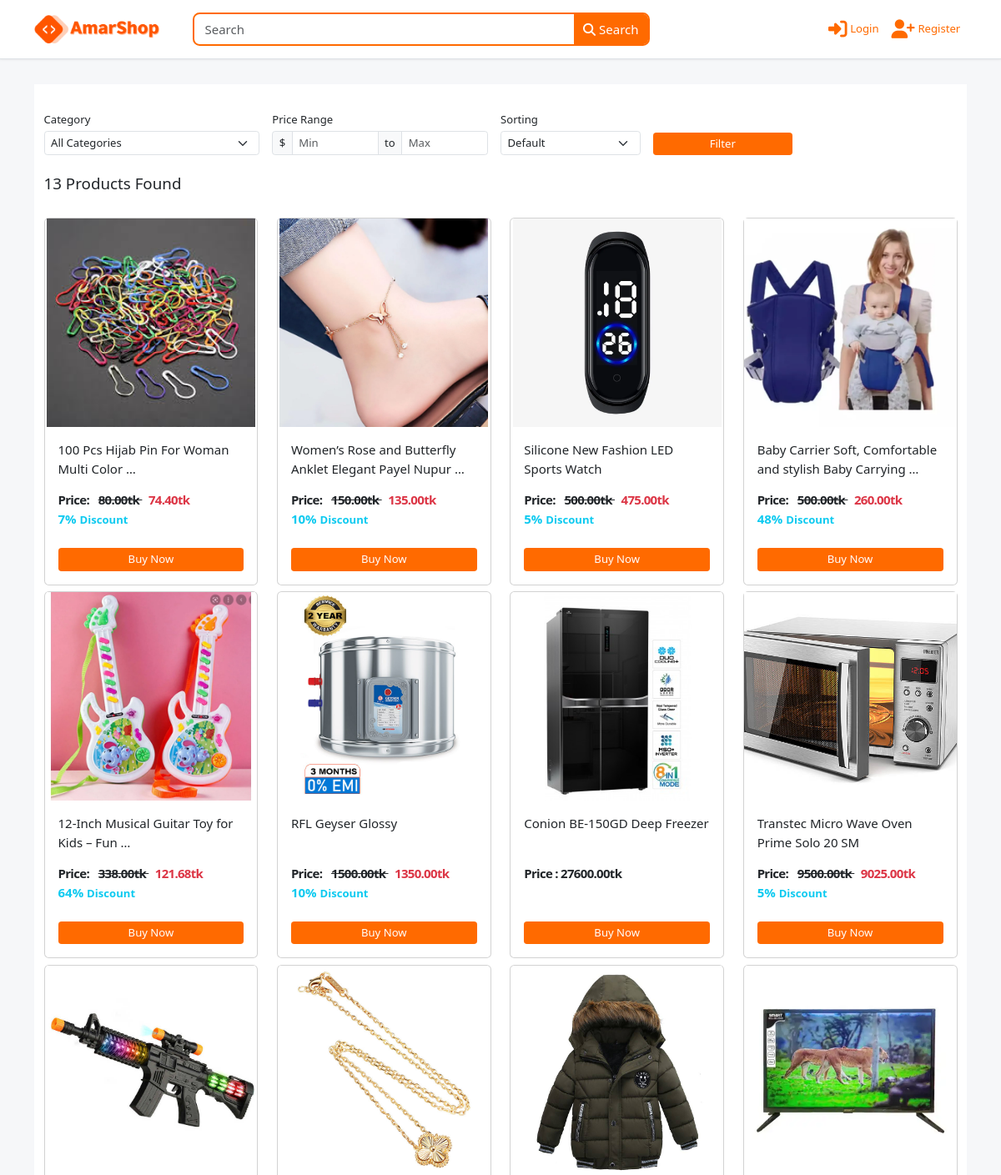
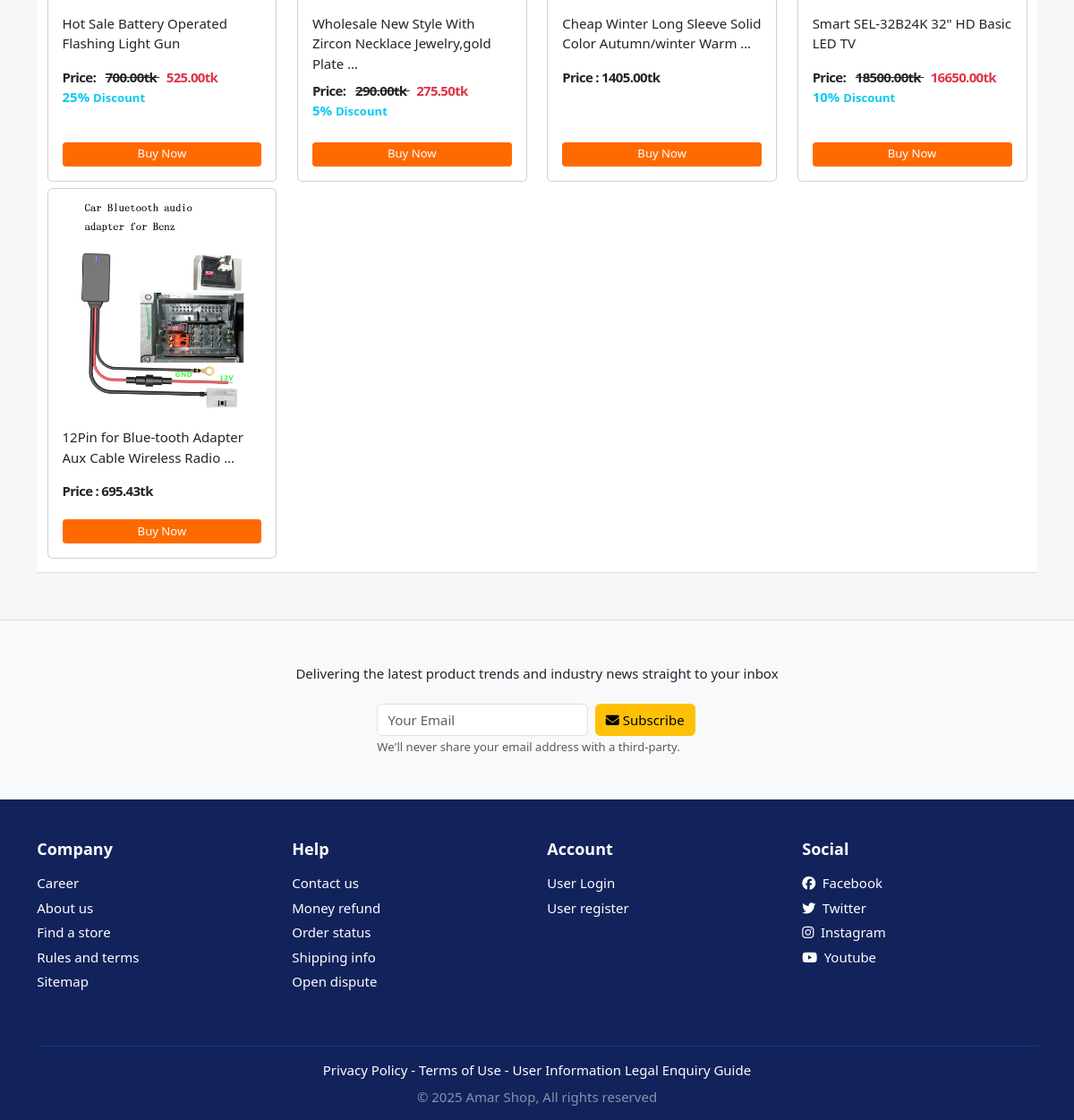
The page /all_products/ on the database its author committed (2 pictures, top to bottom).
### shop/models.py (models this page shows, shortened)
class Product(models.Model):
    category = models.ForeignKey(Category,on_delete=models.CASCADE,related_name="products")
    name = models.CharField(max_length=200)
    slug = models.SlugField(unique=True,max_length=200)
    description = models.TextField(blank=True)
    price = models.DecimalField(max_digits=10,decimal_places=2)
    discount_percentage = models.PositiveIntegerField(default=0,validators=[MaxValueValidator(100)])
    stock  = models.PositiveIntegerField(default=1)
    available = models.BooleanField(default=True)
    unit = models.CharField(blank=True,max_length=50)
    rating = models.FloatField(default=0,validators=[MinValueValidator(0),MaxValueValidator(5)])
    specification = RichTextField(blank=True,null=True)
    created_at = models.DateTimeField(auto_now_add=True)
    updated_at = models.DateTimeField(auto_now=True)
    class Meta:
        verbose_name = "Product"
        verbose_name_plural = "Products"
        ordering = ['-created_at']
    def discounted_price(self):
        now = timezone.now()
        flash_sale = self.flash_sales.filter(
            is_active=True,
            start_time__lte=now,
            end_time__gte=now
        ).order_by('-discount_percentage').first()
        if flash_sale:
            discount = Decimal(1) - Decimal(flash_sale.discount_percentage) / Decimal(100)
            return round(self.price * discount,2)
        if self.discount_percentage:
            discount = Decimal(1) - Decimal(self.discount_percentage) / Decimal(100)
            return round(self.price * discount,2)
        return round(self.price,2)

class ProductImage(models.Model):
    product = models.ForeignKey(Product,on_delete=models.CASCADE,related_name="images")
    image = models.ImageField(upload_to="products/")
    class Meta:
        verbose_name = "Product Image"
        verbose_name_plural = "Product Images"

### shop/views.py (the view)
# urls.py: path("all_products/",views.all_products,name="all_products"),
def all_products(request,category_wase=None):
    products = Product.objects.select_related('category').filter(
        available=True,
        category__is_available=True
    )
    if category_wase:
        products = Product.objects.select_related('category').filter(category__slug=category_wase)
    price_min = request.GET.get('price_min')
    price_max = request.GET.get('price_max')
    sort_by = request.GET.get('sort_by')
    category = request.GET.get('category')
    if category:
        if category != "all":
            products = Product.objects.select_related('category').filter(category__slug=category)
    if price_min:
        products = products.filter(price__gte=price_min)
    if price_max:
        products = products.filter(price__lte=price_max)
    if sort_by == 'low_to_high':
        products = products.order_by('price')
    elif sort_by == 'high_to_low':
        products = products.order_by('-price')
    elif sort_by == 'new_arrivals':
        products = products.order_by('-created_at')
    else:
        products = products.order_by('-created_at')
    categories = Category.objects.all().filter(is_available=True)
    context = {
        "products":products,
        'categories':categories,
    }
    return render(request,"shop/product_list.html",context)

### cart/context_processors.py (called while the page is built)
def cart_item_count(request):
    count = 0
    if request.user.is_authenticated:
        count = CartItem.objects.filter(user=request.user).count()
    return {'cart_item_count': count}

### templates/shop/product_list.html (shortened to what this page needs)
{% extends "base.html" %}
{% block content %}
<section class="section-content padding-y">
<div class="container">
<div class="container-fluid bg-white py-3 mb-4 border-bottom">
  <div class="row g-3 align-items-center">
    <form method="GET" class="row g-3 align-items-center mb-4">
    <div class="col-md-3">
      <label class="form-label small mb-1">Category</label>
      <select name="category" class="form-select form-select-sm">
        <option value="all">All Categories</option>
      </select>
    </div>
    <div class="col-md-3">
      <label class="form-label small mb-1">Price Range</label>
      <div class="input-group input-group-sm">
        <span class="input-group-text">$</span>
        <input type="number" name="price_min" class="form-control" placeholder="Min" min="0" value="{{ request.GET.price_min }}">
        <span class="input-group-text">to</span>
        <input type="number" name="price_max" class="form-control" placeholder="Max" value="{{ request.GET.price_max }}">
      </div>
    </div>
    <div class="col-md-2">
      <label class="form-label small mb-1">Sorting</label>
      <select name="sort_by" class="form-select form-select-sm">
        <option value="">Default</option>
      </select>
    </div>
    <div class="col-md-2 align-self-end">
        <button type="submit" class="btn btn-secondary btn-sm w-100 border-0">
             Filter
        </button>
    </div>
</form>
  </div>
<div class="d-flex flex-column flex-md-row justify-content-between align-items-md-center mb-4">
    <div class="mb-3 mb-md-0">
      {% if products.count %}
        <h5 class="mb-0">{{products.count}} Products Found</h5>
      {% else %}
        <h5 class="mb-0">No Products Found</h5>
      {% endif %}
    </div>
</div>
<div class="row">
    {% for product in products  %}
<div class="col-md-3 mt-2">
    <figure class="card card-product-grid h-100 d-flex flex-column">
        <div class="img-wrap">
            <img src="{{ product.images.first.image.url }}" class="img-fluid">
        </div>
        <figcaption class="info-wrap flex-grow-1 d-flex flex-column">
            <a href="{% url "product_details" product.slug %}" class="title mb-2 d-block text-decoration-none fw-medium" style="min-height: 3.5rem; overflow: hidden;">
                {{ product.name|truncatewords:8 }}
            </a>
            <div class="price-wrap fw-bold">
                {% if product.discount_percentage %}
                    <div class="">
                        Price:
                        <del><span class="price  mx-2"> {{product.price}}tk </span> </del>
                        <span class="price text-danger">{{product.discounted_price}}tk</span>
                    </div>
                {% else %}
                 <span class="price">Price : {{product.price}}tk</span>
                {% endif %}
            </div>
            {% if product.discount_percentage > 0 %}
            <p class="mb-1 text-info fw-bold">{{product.discount_percentage}}% <small> Discount</small></p>
            {% endif %}
            <div class="mt-auto">
                <a href="{% url "product_details" product.slug %}" class="btn btn-sm btn-secondary w-100 border-0">Buy Now</a>
            </div>
        </figcaption>
    </figure>
</div>
    {% endfor %}
</div>
</div>
</section>
<section class="padding-y-lg bg-light border-top">
<div class="container">
	<p class="pb-2 text-center">Delivering the latest product trends and industry news straight to your inbox</p>
	<div class="row justify-content-md-center">
		<div class="col-lg-4 col-sm-6">
			<form class="row g-2">
				<div class="col-8">
					<input class="form-control" placeholder="Your Email" type="email">
				</div>
				<div class="col-4">
					<button type="submit" class="btn btn-block btn-warning"><i class="fa fa-envelope"></i> Subscribe</button>
				</div>
			</form>
			<small class="form-text">We'll never share your email address with a third-party.</small>
		</div>
	</div>
</div>
</section>
{% endblock content %}

### static/css/ui.css (style rules this page uses)
html { font-family:'Inter', sans-serif;font-size:15px }
.img-wrap { text-align:center;display:block }
.img-wrap img { max-width:100% }
.price-wrap { letter-spacing:-0.7px }
.padding-y { padding-top:30px;padding-bottom:30px }
.padding-y-lg { padding-top:48px;padding-bottom:48px }
figure { margin-bottom:0 }
.bg-white { background-color:#fff }
[class*='card-product'] a.title { color:#212529;display:block }
[class*='card-product'] p { margin-bottom:0 }
[class*='card-product'] .img-wrap { overflow:hidden;position:relative }
[class*='card-product'] .img-wrap img { height:100%;max-width:100%;width:auto;display:inline-block;-o-object-fit:cover;object-fit:cover }
.card-product-grid { margin-bottom:20px }
.card-product-grid .img-wrap { height:250px }
.card-product-grid .info-wrap { overflow:hidden;padding:16px }
.card .img-wrap { overflow:hidden }
.price { font-weight:600;color:#212529 }
body { background-color:#f6f7f9 }

### static/css/style.css (style rules this page uses)
.bg-secondary,.btn-secondary { background-color: #ff6a00 !important; }

### rows shown on the page
Product: images.first.image (picture), name "100 Pcs Hijab Pin For Woman Multi Color …", price "80.00", discounted_price "74.40", discount_percentage "7"
Product: images.first.image (picture), name "Women’s Rose and Butterfly Anklet Elegant Payel Nupur …", price "150.00", discounted_price "135.00", discount_percentage "10"
Product: images.first.image (picture), name "Silicone New Fashion LED Sports Watch", price "500.00", discounted_price "475.00", discount_percentage "5"
Product: images.first.image (picture), name "Baby Carrier Soft, Comfortable and stylish Baby Carrying …", price "500.00", discounted_price "260.00", discount_percentage "48"
Product: images.first.image (picture), name "12-Inch Musical Guitar Toy for Kids – Fun …", price "338.00", discounted_price "121.68", discount_percentage "64"
Product: images.first.image (picture), name "RFL Geyser Glossy", price "1500.00", discounted_price "1350.00", discount_percentage "10"
Product: images.first.image (picture), name "Conion BE-150GD Deep Freezer", price "27600.00"
Product: images.first.image (picture), name "Transtec Micro Wave Oven Prime Solo 20 SM", price "9500.00", discounted_price "9025.00", discount_percentage "5"
Product: images.first.image (picture), name "Hot Sale Battery Operated Flashing Light Gun", price "700.00", discounted_price "525.00", discount_percentage "25"
Product: images.first.image (picture), name "Wholesale New Style With Zircon Necklace Jewelry,gold Plate …", price "290.00", discounted_price "275.50", discount_percentage "5"
Product: images.first.image (picture), name "Cheap Winter Long Sleeve Solid Color Autumn/winter Warm …", price "1405.00"
Product: images.first.image (picture), name "Smart SEL-32B24K 32\" HD Basic LED TV", price "18500.00", discounted_price "16650.00", discount_percentage "10"
Product: images.first.image (picture), name "12Pin for Blue-tooth Adapter Aux Cable Wireless Radio …", price "695.43"

### other values the page prints
{{ products.count }} "13"
